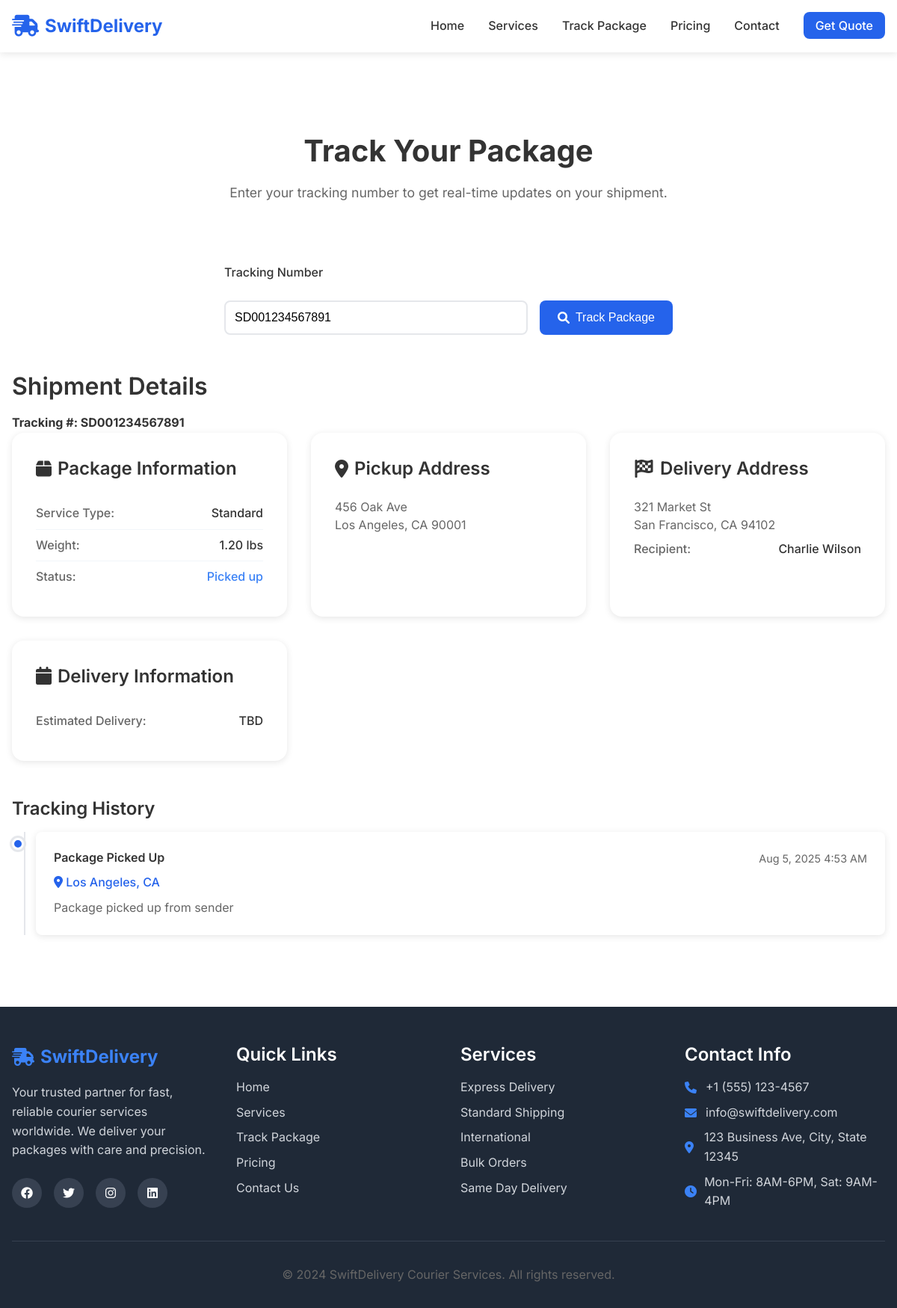
The page /tracking.php?tracking_number=SD001234567891 on the database its author committed.
### tables this page shows
CREATE TABLE shipments (
    id INT AUTO_INCREMENT PRIMARY KEY,
    tracking_number VARCHAR(20) UNIQUE NOT NULL,
    sender_id INT,
    receiver_name VARCHAR(100) NOT NULL,
    receiver_phone VARCHAR(20) NOT NULL,
    receiver_email VARCHAR(100),
    pickup_address TEXT NOT NULL,
    pickup_city VARCHAR(50) NOT NULL,
    pickup_state VARCHAR(50) NOT NULL,
    pickup_zip VARCHAR(10) NOT NULL,
    delivery_address TEXT NOT NULL,
    delivery_city VARCHAR(50) NOT NULL,
    delivery_state VARCHAR(50) NOT NULL,
    delivery_zip VARCHAR(10) NOT NULL,
    package_weight DECIMAL(10,2) NOT NULL,
    package_dimensions VARCHAR(50),
    service_type ENUM('express', 'standard', 'overnight', 'same_day') NOT NULL,
    status ENUM('pending', 'picked_up', 'in_transit', 'out_for_delivery', 'delivered', 'failed_delivery') DEFAULT 'pending',
    estimated_delivery DATE,
    actual_delivery DATETIME,
    total_cost DECIMAL(10,2) NOT NULL,
    notes TEXT,
    created_at TIMESTAMP DEFAULT CURRENT_TIMESTAMP,
    updated_at TIMESTAMP DEFAULT CURRENT_TIMESTAMP ON UPDATE CURRENT_TIMESTAMP,
    FOREIGN KEY (sender_id) REFERENCES customers(id) ON DELETE SET NULL
);

CREATE TABLE tracking_events (
    id INT AUTO_INCREMENT PRIMARY KEY,
    shipment_id INT NOT NULL,
    status VARCHAR(100) NOT NULL,
    location VARCHAR(100),
    description TEXT,
    event_time TIMESTAMP DEFAULT CURRENT_TIMESTAMP,
    FOREIGN KEY (shipment_id) REFERENCES shipments(id) ON DELETE CASCADE
);

### tracking.php (the view, shortened to what this page needs)
<?php
include 'includes/header.php';
$tracking_result = null;
$tracking_events = [];
if (isset($_GET['tracking_number']) && !empty($_GET['tracking_number'])) {
    $tracking_number = trim($_GET['tracking_number']);
    try {
        $database = new Database();
        $db = $database->getConnection();
        $query = "SELECT * FROM shipments WHERE tracking_number = :tracking_number";
        $stmt = $db->prepare($query);
        $stmt->bindParam(':tracking_number', $tracking_number);
        $stmt->execute();
        $tracking_result = $stmt->fetch(PDO::FETCH_ASSOC);
        if ($tracking_result) {
            $events_query = "SELECT * FROM tracking_events WHERE shipment_id = :shipment_id ORDER BY event_time DESC";
            $events_stmt = $db->prepare($events_query);
            $events_stmt->bindParam(':shipment_id', $tracking_result['id']);
            $events_stmt->execute();
            $tracking_events = $events_stmt->fetchAll(PDO::FETCH_ASSOC);
        } else {
            $error_message = "Tracking number not found. Please check and try again.";
        }
    } catch(PDOException $exception) {
        $error_message = "Database error: " . $exception->getMessage();
    }
}
?>
<main>
    <section class="tracking-page">
        <div class="container">
            <div class="page-header">
                <h1>Track Your Package</h1>
                <p>Enter your tracking number to get real-time updates on your shipment.</p>
            </div>
            <div class="tracking-search">
                <form class="tracking-form" method="GET">
                    <div class="form-group">
                        <label for="tracking_number">Tracking Number</label>
                        <div class="input-group">
                            <input type="text"
                                   id="tracking_number"
                                   name="tracking_number"
                                   value="<?php echo isset($_GET['tracking_number']) ? htmlspecialchars($_GET['tracking_number']) : ''; ?>"
                                   placeholder="Enter tracking number (e.g., SD001234567890)"
                                   required>
                            <button type="submit" class="btn btn-primary">
                                <i class="fas fa-search"></i> Track Package
                            </button>
                        </div>
                    </div>
                </form>
            </div>
            <?php if ($tracking_result): ?>
                <div class="tracking-results">
                    <div class="shipment-header">
                        <h2>Shipment Details</h2>
                        <div class="tracking-number">
                            <strong>Tracking #: <?php echo htmlspecialchars($tracking_result['tracking_number']); ?></strong>
                        </div>
                    </div>
                    <div class="shipment-info">
                        <div class="shipment-grid">
                            <div class="shipment-card">
                                <h3><i class="fas fa-box"></i> Package Information</h3>
                                <div class="info-row">
                                    <span class="label">Service Type:</span>
                                    <span class="value"><?php echo ucfirst(str_replace('_', ' ', $tracking_result['service_type'])); ?></span>
                                </div>
                                <div class="info-row">
                                    <span class="label">Weight:</span>
                                    <span class="value"><?php echo $tracking_result['package_weight']; ?> lbs</span>
                                </div>
                                <div class="info-row">
                                    <span class="label">Status:</span>
                                    <span class="value status-<?php echo $tracking_result['status']; ?>">
                                        <?php echo ucfirst(str_replace('_', ' ', $tracking_result['status'])); ?>
                                    </span>
                                </div>
                            </div>
                            <div class="shipment-card">
                                <h3><i class="fas fa-map-marker-alt"></i> Pickup Address</h3>
                                <div class="address">
                                    <?php echo htmlspecialchars($tracking_result['pickup_address']); ?><br>
                                    <?php echo htmlspecialchars($tracking_result['pickup_city']); ?>,
                                    <?php echo htmlspecialchars($tracking_result['pickup_state']); ?>
                                    <?php echo htmlspecialchars($tracking_result['pickup_zip']); ?>
                                </div>
                            </div>
                            <div class="shipment-card">
                                <h3><i class="fas fa-flag-checkered"></i> Delivery Address</h3>
                                <div class="address">
                                    <?php echo htmlspecialchars($tracking_result['delivery_address']); ?><br>
                                    <?php echo htmlspecialchars($tracking_result['delivery_city']); ?>,
                                    <?php echo htmlspecialchars($tracking_result['delivery_state']); ?>
                                    <?php echo htmlspecialchars($tracking_result['delivery_zip']); ?>
                                </div>
                                <div class="info-row">
                                    <span class="label">Recipient:</span>
                                    <span class="value"><?php echo htmlspecialchars($tracking_result['receiver_name']); ?></span>
                                </div>
                            </div>
                            <div class="shipment-card">
                                <h3><i class="fas fa-calendar"></i> Delivery Information</h3>
                                <div class="info-row">
                                    <span class="label">Estimated Delivery:</span>
                                    <span class="value">
                                        <?php echo $tracking_result['estimated_delivery'] ? date('M j, Y', strtotime($tracking_result['estimated_delivery'])) : 'TBD'; ?>
                                    </span>
                                </div>
                            </div>
                        </div>
                    </div>
                    <div class="tracking-timeline">
                        <h3>Tracking History</h3>
                        <div class="timeline">
                            <?php foreach ($tracking_events as $event): ?>
                                <div class="timeline-item">
                                    <div class="timeline-marker"></div>
                                    <div class="timeline-content">
                                        <div class="timeline-header">
                                            <h4><?php echo htmlspecialchars($event['status']); ?></h4>
                                            <span class="timeline-date">
                                                <?php echo date('M j, Y g:i A', strtotime($event['event_time'])); ?>
                                            </span>
                                        </div>
                                        <div class="timeline-details">
                                            <?php if ($event['location']): ?>
                                                <p class="location">
                                                    <i class="fas fa-map-marker-alt"></i>
                                                    <?php echo htmlspecialchars($event['location']); ?>
                                                </p>
                                            <?php endif; ?>
                                            <?php if ($event['description']): ?>
                                                <p class="description">
                                                    <?php echo htmlspecialchars($event['description']); ?>
                                                </p>
                                            <?php endif; ?>
                                        </div>
                                    </div>
                                </div>
                            <?php endforeach; ?>
                        </div>
                    </div>
                </div>
            <?php endif; ?>
        </div>
    </section>
</main>
<?php include 'includes/footer.php'; ?>

### assets/css/style.css (style rules this page uses)
* { margin: 0; padding: 0; box-sizing: border-box; }
html { scroll-behavior: smooth; }
body { font-family: 'Inter', -apple-system, BlinkMacSystemFont, 'Segoe UI', Roboto, sans-serif; line-height: 1.6; color: #333; background-color: #ffffff; }
h1, h2, h3, h4, h5, h6 { font-weight: 600; line-height: 1.3; margin-bottom: 1rem; }
h1 { font-size: 2.5rem; font-weight: 700; }
h2 { font-size: 2rem; }
h3 { font-size: 1.5rem; }
p { margin-bottom: 1rem; color: #666; }
.container { max-width: 1200px; margin: 0 auto; padding: 0 1rem; }
.btn { display: inline-flex; align-items: center; justify-content: center; padding: 0.75rem 1.5rem; border: none; border-radius: 0.5rem; text-decoration: none; font-weight: 500; font-size: 1rem; cursor: pointer; transition: all 0.3s ease; gap: 0.5rem; }
.btn-primary { background: #2563eb; color: white; }
main { margin-top: 80px; }
.tracking-form .form-group { display: flex; gap: 1rem; align-items: stretch; }
.tracking-form input { flex: 1; padding: 1rem; border: 2px solid #e5e7eb; border-radius: 0.5rem; font-size: 1rem; }
section { padding: 4rem 0; }
.page-header { text-align: center; margin-bottom: 3rem; padding: 2rem 0; }
.page-header h1 { color: #333; margin-bottom: 1rem; }
.page-header p { font-size: 1.1rem; max-width: 600px; margin: 0 auto; }
.tracking-search { max-width: 600px; margin: 0 auto 3rem; }
.input-group { display: flex; gap: 1rem; align-items: stretch; }
.input-group input { flex: 1; padding: 1rem; border: 2px solid #e5e7eb; border-radius: 0.5rem; font-size: 1rem; }
.shipment-grid { display: grid; grid-template-columns: repeat(auto-fit, minmax(300px, 1fr)); gap: 2rem; }
.shipment-card { background: white; padding: 2rem; border-radius: 1rem; box-shadow: 0 2px 10px rgba(0,0,0,0.1); }
.shipment-card h3 { color: #333; margin-bottom: 1.5rem; display: flex; align-items: center; gap: 0.5rem; }
.info-row { display: flex; justify-content: space-between; padding: 0.5rem 0; border-bottom: 1px solid #f1f5f9; }
.info-row:last-child { border-bottom: none; }
.label { font-weight: 500; color: #666; }
.value { color: #333; font-weight: 500; }
.address { color: #666; line-height: 1.5; }
.status-picked_up { color: #3b82f6; }
.tracking-timeline { margin-top: 3rem; }
.timeline { position: relative; padding-left: 2rem; }
.timeline::before { content: ''; position: absolute; left: 1rem; top: 0; bottom: 0; width: 2px; background: #e5e7eb; }
.timeline-item { position: relative; margin-bottom: 2rem; }
.timeline-marker { position: absolute; left: -2rem; top: 0.5rem; width: 1rem; height: 1rem; background: #2563eb; border-radius: 50%; border: 3px solid white; box-shadow: 0 0 0 3px #e5e7eb; }
.timeline-content { background: white; padding: 1.5rem; border-radius: 0.5rem; box-shadow: 0 2px 10px rgba(0,0,0,0.1); }
.timeline-header { display: flex; justify-content: space-between; align-items: start; margin-bottom: 0.5rem; }
.timeline-header h4 { color: #333; margin: 0; }
.timeline-date { color: #666; font-size: 0.9rem; }
.location { color: #2563eb; font-weight: 500; margin-bottom: 0.5rem; }
.description { color: #666; margin: 0; }
.form-group { display: flex; flex-direction: column; }
.form-group label { margin-bottom: 0.5rem; font-weight: 500; color: #333; }
.form-group input, .form-group select, .form-group textarea { padding: 0.75rem; border: 2px solid #e5e7eb; border-radius: 0.5rem; font-size: 1rem; transition: border-color 0.3s ease; }

### rows shown on the page
shipments: tracking_number "SD001234567891", service_type "Standard", package_weight "1.20", status "Picked up", pickup_address "456 Oak Ave", pickup_city "Los Angeles", pickup_state "CA", pickup_zip "90001", delivery_address "321 Market St", delivery_city "San Francisco", delivery_state "CA", delivery_zip "94102", receiver_name "Charlie Wilson"
tracking_events: status "Package Picked Up", event_time "Aug 5, 2025 4:53 AM", location "Los Angeles, CA", description "Package picked up from sender"
